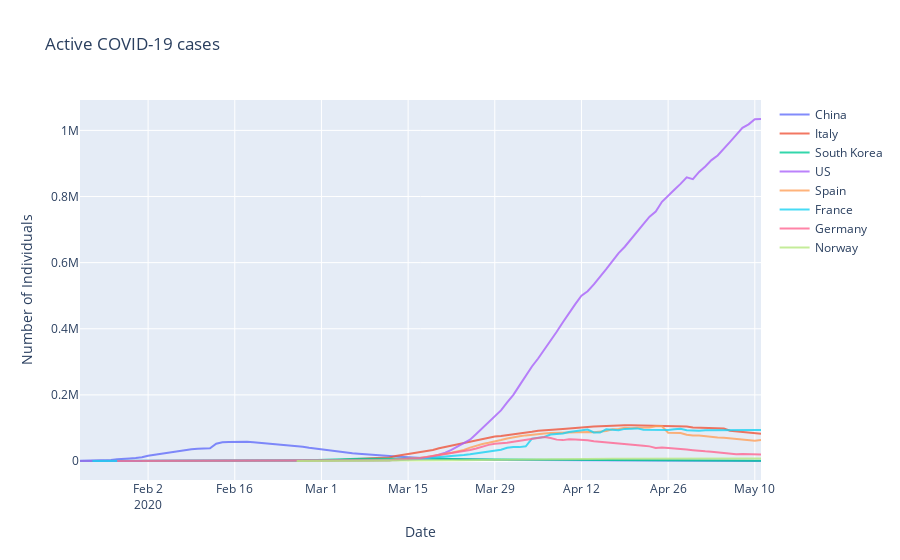

Here is the notebook cell this chart was saved with:
### Code cell
fig = go.Figure()
countries = ['China', 'Italy', 'South Korea', 'US', 'Spain', 'France', 'Germany', 'Norway']

for country in countries:
    fig.add_trace(go.Scatter(
                    x=df[df['Country/Region'] == country].groupby('date')['date'].first(),
                    y=df[df['Country/Region'] == country].groupby('date')['Active'].sum(),
                    name=country,
                    opacity=0.8))

fig.update_layout(title="Active COVID-19 cases",
                  xaxis_title="Date",
                  yaxis_title="Number of Individuals")

fig.show()
